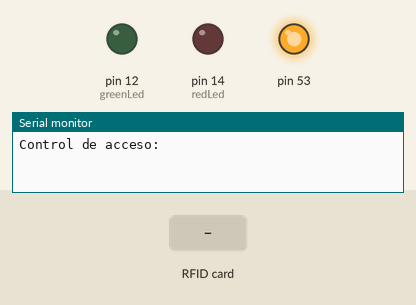
Recording of a sketch running on a simulated Arduino Mega 2560, built with avr-gcc and run on an emulated ATmega2560. Parts: output pins drawn as LEDs (lit = HIGH), the last lines printed to the serial monitor. The inputs (shaded band) are chosen by the test bench.

Above: at 1.2 s.
1.3 s: RFID card 66 DF 2A 30 held to the reader
At 2.1 s:
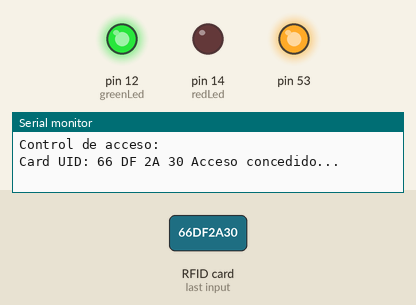
4.3 s: RFID card 5E 7A 19 C4 held to the reader
At 4.7 s:
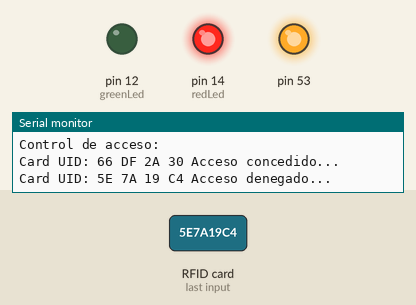
7.3 s: RFID card C1 2F D6 0E held to the reader
At 8.4 s:
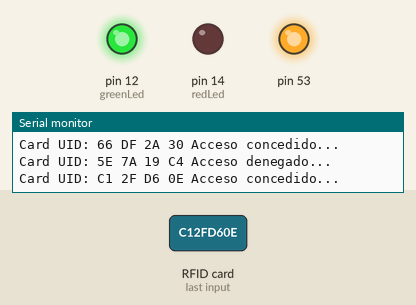
Timing chart, 0 to 10.3 s (numbered marks = the images above; inputs shaded):
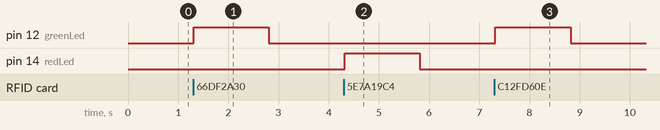

The sketch:

Practica03-5.ino
```cpp
#include <SPI.h>
#include <MFRC522.h>
#define RST_PIN 22 //Pin 22 para el reset del RC522
#define SS_PIN 21 //Pin 21 para el SS (SDA) del RC522
#define greenLed 12
#define redLed 14
MFRC522 mfrc522(SS_PIN, RST_PIN); ///Creamos el objeto para el RC522
void setup() {
Serial.begin(9600); //Iniciamos La comunicacion serial
SPI.begin(); //Iniciamos el Bus SPI
mfrc522.PCD_Init(); // Iniciamos el MFRC522
Serial.println("Control de acceso:");
pinMode(greenLed, OUTPUT);
pinMode(redLed, OUTPUT);
}
byte ActualUID[4]; //almacenará el código del Tag leído
byte Usuario1[4]= {0x66, 0xDF, 0x2A, 0x30} ; //código del usuario 1 (CRED ITESO)
byte Usuario2[4]= {0xC1, 0x2F, 0xD6, 0x0E} ; //código del usuario 2
void loop() {
// Revisamos si hay nuevas tarjetas presentes
if ( mfrc522.PICC_IsNewCardPresent())
{
//Seleccionamos una tarjeta
if ( mfrc522.PICC_ReadCardSerial())
{
// Enviamos serialemente su UID
Serial.print(F("Card UID:"));
for (byte i = 0; i < mfrc522.uid.size; i++) {
Serial.print(mfrc522.uid.uidByte[i] < 0x10 ? " 0" : " ");
Serial.print(mfrc522.uid.uidByte[i], HEX);
ActualUID[i]=mfrc522.uid.uidByte[i];
}
Serial.print(" ");
//comparamos los UID para determinar si es uno de nuestros usuarios
if(compareArray(ActualUID,Usuario1)) {
Serial.println("Acceso concedido...");
digitalWrite(greenLed, HIGH);
delay(1500);
digitalWrite(greenLed, LOW);
}
else if(compareArray(ActualUID,Usuario2)) {
Serial.println("Acceso concedido...");
digitalWrite(greenLed, HIGH);
delay(1500);
digitalWrite(greenLed, LOW);
}
else {
Serial.println("Acceso denegado...");
digitalWrite(redLed, HIGH);
delay(1500);
digitalWrite(redLed, LOW);
}
// Terminamos la lectura de la tarjeta tarjeta actual
mfrc522.PICC_HaltA();
}
}
}
//Función para comparar dos vectores
boolean compareArray(byte array1[],byte array2[])
{
if(array1[0] != array2[0])return(false);
if(array1[1] != array2[1])return(false);
if(array1[2] != array2[2])return(false);
if(array1[3] != array2[3])return(false);
return(true);
}
```

Measured:
- after the input at 1.3 s, pin 12 (greenLed): LOW → HIGH at once, → LOW 1.5 s later
- after the input at 4.3 s, pin 14 (redLed): LOW → HIGH at once, → LOW 1.5 s later
- after the input at 7.3 s, pin 12 (greenLed): LOW → HIGH at once, → LOW 1.5 s later
